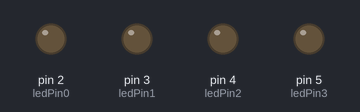
Recording of a sketch running on a simulated Arduino Uno, built with avr-gcc and run on an emulated ATmega328P. Shown: output pins drawn as LEDs (lit = HIGH).

Above: at 0.5 s.
At 2.5 s:
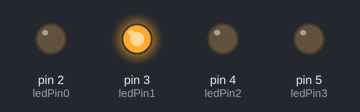
At 4.5 s:
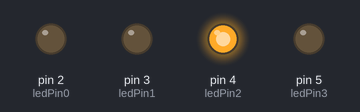
At 9.5 s:
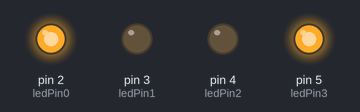
At 14.5 s:
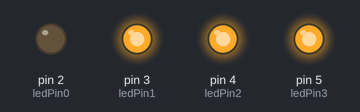
At 19.5 s:
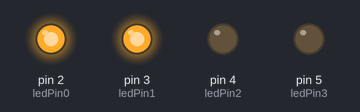
Timing chart, 0 to 20.8 s (numbered marks = the images above):
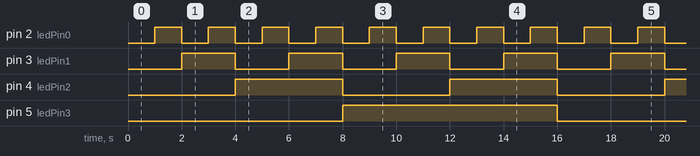

Measured:
- by itself, pin 2 (ledPin0): alternates HIGH for 1.0 s and LOW for 1.0 s
- by itself, pin 3 (ledPin1): alternates HIGH for 2.0 s and LOW for 2.0 s
- by itself, pin 4 (ledPin2): alternates HIGH for 4.0 s and LOW for 4.0 s
- by itself, pin 5 (ledPin3): alternates HIGH for 8.0 s and LOW for 8.0 s

The sketch:

4bitcounter.ino
```cpp
int ledPin0 = 2;
int ledPin1 = 3;
int ledPin2 = 4;
int ledPin3 = 5;

void setup() {
  // put your setup code here, to run once:

  pinMode(ledPin0, OUTPUT);
  pinMode(ledPin1, OUTPUT);
  pinMode(ledPin2, OUTPUT);
  pinMode(ledPin3, OUTPUT);

}

void loop() {
  // put your main code here, to run repeatedly:

  digitalWrite(ledPin0, LOW);
  digitalWrite(ledPin1, LOW);
  digitalWrite(ledPin2, LOW);
  digitalWrite(ledPin3, LOW);

  delay(1000);

  digitalWrite(ledPin0, HIGH);

  delay(1000);

  digitalWrite(ledPin0, LOW);
  digitalWrite(ledPin1, HIGH);

  delay(1000);

  digitalWrite(ledPin0, HIGH);

  delay(1000);

  digitalWrite(ledPin0, LOW);
  digitalWrite(ledPin1, LOW);
  digitalWrite(ledPin2, HIGH);

  delay(1000);

  digitalWrite(ledPin0, HIGH);
  digitalWrite(ledPin1, LOW);

  delay(1000);

  digitalWrite(ledPin0, LOW);
  digitalWrite(ledPin1, HIGH);

  delay(1000);

  digitalWrite(ledPin0, HIGH);

  delay(1000);

  digitalWrite(ledPin0, LOW);
  digitalWrite(ledPin1, LOW);
  digitalWrite(ledPin2, LOW);
  digitalWrite(ledPin3, HIGH);

  delay(1000);

  digitalWrite(ledPin0, HIGH);

  delay(1000);

  digitalWrite(ledPin0, LOW);
  digitalWrite(ledPin1, HIGH);

  delay(1000);

  digitalWrite(ledPin0, HIGH);

  delay(1000);

  digitalWrite(ledPin0, LOW);
  digitalWrite(ledPin1, LOW);
  digitalWrite(ledPin2, HIGH);

  delay(1000);

  digitalWrite(ledPin0, HIGH);

  delay(1000);

  digitalWrite(ledPin0, LOW);
  digitalWrite(ledPin1, HIGH);

  delay(1000);

  digitalWrite(ledPin0, HIGH);

  delay(1000);

}
```
